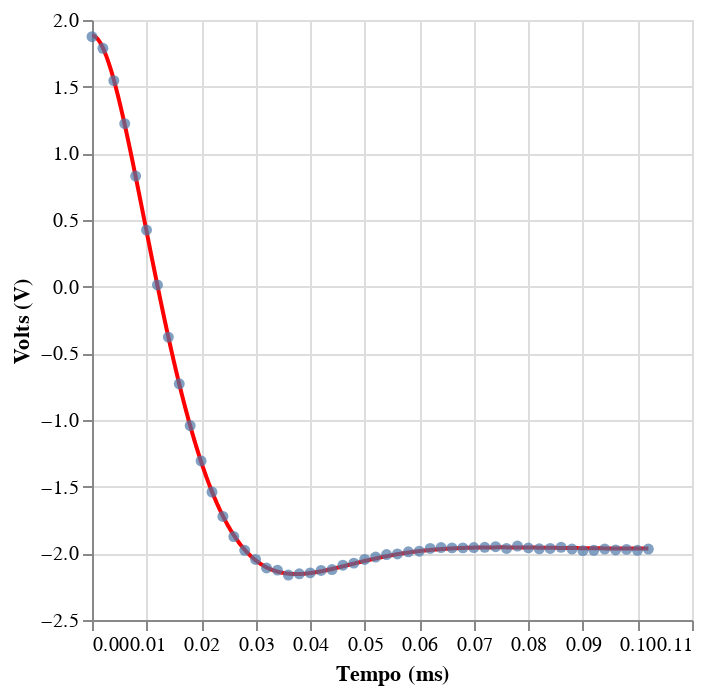

The notebook cell saved with this chart:
### Code cell
data_path = "RLC-02.csv" #Resistência (300)

df = pd.read_csv(data_path)

def func(t, Voff, V_max, alfa, omega): #Função que teóricamente representa nossos dados
    beta = np.sqrt(omega**2 - alfa**2)
    return V_max * np.exp(-alfa * t) * (np.cos(beta * t) + (alfa / beta) * np.sin(beta * t)) + Voff

#Selecionando apenas a parte da caída
id_min, id_max = 0, 300
tempo = df['Time'].loc[id_min+250:id_max + 1].values
ddv = df['U_b'].loc[id_min+250:id_max + 1].values

#Ajustando tempo inicial = 0
tempo = tempo - tempo[0]

#Argumentos iniciais para o fit
arg = [1.864,-3.867,79358.7,115135.44]

#fit e matriz de covariância
par_optimize, cov = curve_fit(
        func, tempo, ddv, p0=[arg[0], arg[1], arg[2],arg[3]], maxfev=100000
    )

#Dados importantes
voff,vmax,alfa,omega = par_optimize

#Criando Função com parâmetros ajustados
x_data = np.linspace(tempo[0],tempo[-1],1000)
y_data = func(x_data,voff,vmax,alfa,omega)

#DataFrame que representa o ajuste
data = pd.DataFrame()
data["Time"] = x_data * 1000 #escala para ms
data["U_b"] = y_data

#DataFrame que representa os pontos
pontos = pd.DataFrame()
pontos["Time"] = tempo * 1000
pontos["U_b"] = ddv



q =alt.Chart(data).mark_line(color="red").encode(
    x = "Time",
    y = "U_b"
)

p =alt.Chart(pontos).mark_circle().encode(
    alt.X("Time",title = "Tempo (ms)"),
    alt.Y("U_b", title = "Volts (V)")
)
df["Time"] -= df["Time"][0]
df["Time"]*= 1000
j = alt.Chart(df).mark_line().encode(
    alt.X("Time", title = "Tempo (ms)"),
    alt.Y("U_b", title = "Tensão (V)")
)

# Subscrevendo em um arquivo
with open("data_rlc(300).txt", "w") as f:
    # Escrevendo a matriz de covariância
    f.write("Matriz de Covariância:\n")
    f.write(f"{cov}\n\n")
    
    # Escrevendo as incertezas
    f.write("Incertezas:\n")
    f.write(f"Voff: {np.sqrt(np.diag(cov))[0]}\n")
    f.write(f"V_max: {np.sqrt(np.diag(cov))[1]}\n")
    f.write(f"alpha: {np.sqrt(np.diag(cov))[2]}\n")
    f.write(f"omega: {np.sqrt(np.diag(cov))[3]}\n\n")
    
    # Escrevendo os valores calculados
    f.write("Valores calculados:\n")
    f.write(f"Voff: {voff}\n")
    f.write(f"V_max: {vmax}\n")
    f.write(f"alpha: {alfa}\n")
    f.write(f"omega: {omega}\n")

q+p

### Figure 1 — Vega-Lite specification as saved in the notebook (floating-point values rounded to 4 significant figures; data arrays with more than 128 entries replaced by an {"elided": "..."} marker saying what was removed)
{"config": {"view": {"continuousWidth": 300, "continuousHeight": 300}}, "layer": [{"data": {"name": "data-ff6671ee063138eac21aec780eddae14"}, "mark": {"type": "line", "color": "red"}, "encoding": {"x": {"field": "Time", "type": "quantitative"}, "y": {"field": "U_b", "type": "quantitative"}}}, {"data": {"name": "data-e58cbe69a54be7ef3d69b41f8fe61f17"}, "mark": {"type": "circle"}, "encoding": {"x": {"field": "Time", "title": "Tempo (ms)", "type": "quantitative"}, "y": {"field": "U_b", "title": "Volts (V)", "type": "quantitative"}}}], "$schema": "https://vega.github.io/schema/vega-lite/v5.20.1.json", "datasets": {"data-ff6671ee063138eac21aec780eddae14": {"elided": "1000 records"}, "data-e58cbe69a54be7ef3d69b41f8fe61f17": [{"Time": 0.0, "U_b": 1.875}, {"Time": 0.002, "U_b": 1.788}, {"Time": 0.004, "U_b": 1.545}, {"Time": 0.006, "U_b": 1.223}, {"Time": 0.008, "U_b": 0.8295}, {"Time": 0.01, "U_b": 0.4247}, {"Time": 0.012, "U_b": 0.0128}, {"Time": 0.014, "U_b": -0.3783}, {"Time": 0.016, "U_b": -0.7283}, {"Time": 0.018, "U_b": -1.042}, {"Time": 0.02, "U_b": -1.307}, {"Time": 0.022, "U_b": -1.54}, {"Time": 0.024, "U_b": -1.723}, {"Time": 0.026, "U_b": -1.874}, {"Time": 0.028, "U_b": -1.977}, {"Time": 0.03, "U_b": -2.046}, {"Time": 0.032, "U_b": -2.11}, {"Time": 0.034, "U_b": -2.126}, {"Time": 0.036, "U_b": -2.163}, {"Time": 0.038, "U_b": -2.153}, {"Time": 0.04, "U_b": -2.147}, {"Time": 0.042, "U_b": -2.128}, {"Time": 0.044, "U_b": -2.121}, {"Time": 0.046, "U_b": -2.089}, {"Time": 0.048, "U_b": -2.073}, {"Time": 0.05, "U_b": -2.046}, {"Time": 0.052, "U_b": -2.028}, {"Time": 0.054, "U_b": -2.009}, {"Time": 0.056, "U_b": -2.005}, {"Time": 0.058, "U_b": -1.989}, {"Time": 0.06, "U_b": -1.984}, {"Time": 0.062, "U_b": -1.964}, {"Time": 0.064, "U_b": -1.957}, {"Time": 0.066, "U_b": -1.959}, {"Time": 0.068, "U_b": -1.959}, {"Time": 0.07, "U_b": -1.957}, {"Time": 0.072, "U_b": -1.954}, {"Time": 0.074, "U_b": -1.95}, {"Time": 0.076, "U_b": -1.964}, {"Time": 0.078, "U_b": -1.945}, {"Time": 0.08, "U_b": -1.959}, {"Time": 0.082, "U_b": -1.966}, {"Time": 0.084, "U_b": -1.964}, {"Time": 0.086, "U_b": -1.954}, {"Time": 0.088, "U_b": -1.968}, {"Time": 0.09, "U_b": -1.98}, {"Time": 0.092, "U_b": -1.977}, {"Time": 0.094, "U_b": -1.968}, {"Time": 0.096, "U_b": -1.975}, {"Time": 0.098, "U_b": -1.97}, {"Time": 0.1, "U_b": -1.977}, {"Time": 0.102, "U_b": -1.968}]}}
